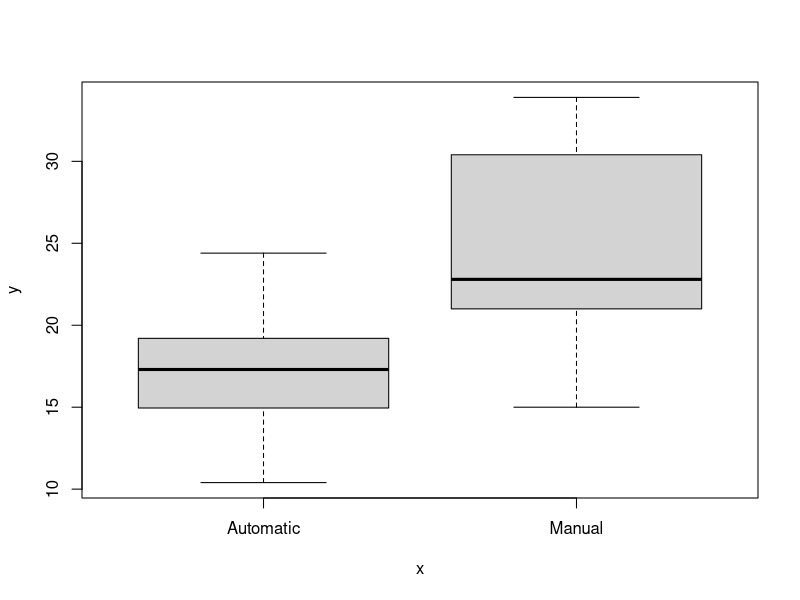

Write the R code that produced this figure. (Note: this script raises an error after producing the figure.)
req.pack <- function (name, load=TRUE) {
  if (!name %in% installed.packages()) {
    install.packages(name)
  }
  if (load) {
    require(name, character.only = TRUE)
  }
}
# leaps gives access to regsubsets to perform
# best model search, backward|forward stepwise search
req.pack("leaps")

# gives access to vif
req.pack("car")

# load the data
data(mtcars)
dim(mtcars)

# explore the data
head(mtcars)
mtcars$am <- factor(x=mtcars$am, labels=c("Automatic", "Manual"))

# explore the mpg against am
plot(mtcars$am, mtcars$mpg)
# median looks quite different, so let's see if it's statically significant
# assuming mpg to be N(u, s)
t.test(mtcars[mtcars$am == "Automatic",]$mpg, mtcars[mtcars$am == "Manual",]$mpg)
# it's statically significant 0.0013 that their mean are differents
# also the .95 conf int doesn't contain 0, so the difference cannot inverse it self

# now let's see how am can predict mpg
simple.fit <- lm(mpg ~ am, data=mtcars)
summary(simple.fit)


# find the best models for mpg using backward stepwise reg
best.fits <- regsubsets(mpg ~ ., data=mtcars, method="backward")
summary(best.fits)

# best fits but forcing am in
summary(regsubsets(mpg ~ ., data=mtcars, method="forward", force.in = c("amManual")))
summary(regsubsets(mpg ~ ., data=mtcars, method="backward", force.in = c("amManual")))

# wt is always picked early
plot(mtcars$wt, mtcars$mpg, col=mtcars$am)

# regarding fit with am + 2 others the forward and backward stepwise reg are diverging
# forward select hp and wt
# backward select qsec and wt

fit.am.wt <- lm(mpg ~ wt * am, data=mtcars)
summary(fit.am.wt)
abline(coef(fit.am.wt)[1], coef(fit.am.wt)[2])
abline(coef(fit.am.wt)[1]+coef(fit.am.wt)[3], coef(fit.am.wt)[2]+coef(fit.am.wt)[4])

cor(mtcars$hp, mtcars$qsec)

fit.am.wt.qsec.hp <- lm(mpg ~ wt + qsec + hp + am, data=mtcars)
summary(fit.am.wt.qsec.hp)
plot(fit.am.wt.qsec.hp)

# hp is not significant here...
fit.wt.qsec.am <- lm(mpg ~ wt + qsec + am, data=mtcars)
summary(fit.wt.qsec.am)
plot(fit.wt.qsec.am)

# looking at the plot against wt, 
# it looks like a linear interaction with am could be interesting to look at
fit.wt.qsec.am.int <- lm(mpg ~ wt*am + qsec, data=mtcars)
summary(fit.wt.qsec.am.int)
plot(fit.wt.qsec.am.int)

anova(fit.wt.qsec.am, fit.wt.qsec.am.int)
# including the interaction sounds good and significant


#let's look at the vif
vif(fit.wt.qsec.am.int)
vif(fit.wt.qsec.am)
